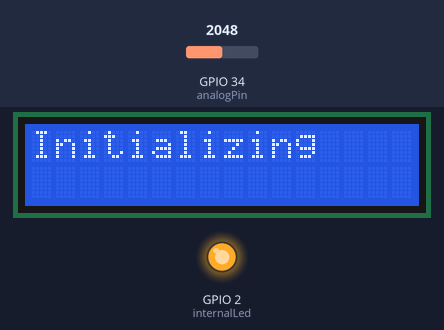
Simulated run of this program. Board: ESP32. Parts: 16×2 character LCD, output pins drawn as LEDs (lit = HIGH). The inputs (shaded band) are chosen by the test bench; at power-on: GPIO 34 (analogPin) = 2048. WiFi joins after 1.5 s; servers stay silent unless stated.

Above: at 2.1 s.
At 4.2 s:
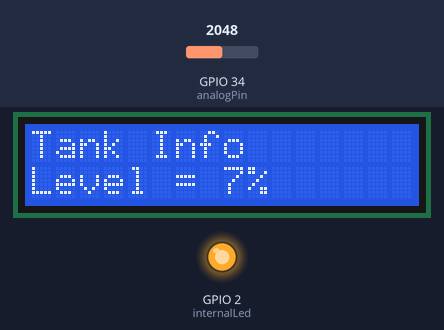
4.3 s: GPIO 34 (analogPin) set to 1860
At 4.8 s:
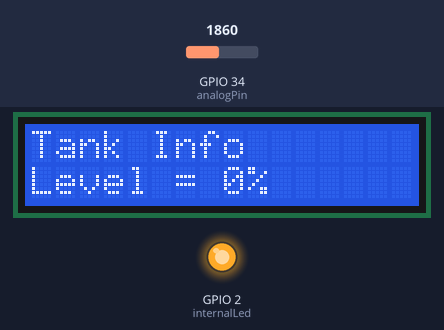
5.8 s: GPIO 34 (analogPin) set to 1940
At 6.6 s:
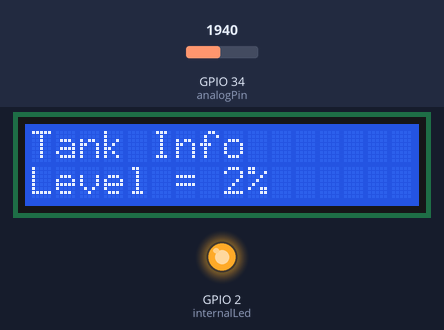
7.3 s: GPIO 34 (analogPin) set to 2866
At 8.0 s:
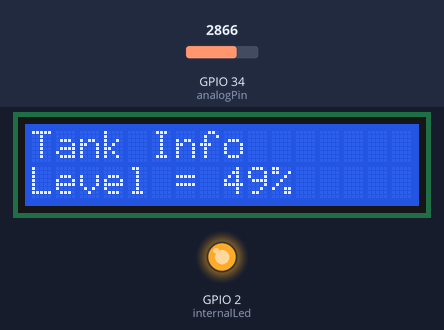
Timing chart, 0 to 10.3 s (numbered marks = the images above; inputs shaded):
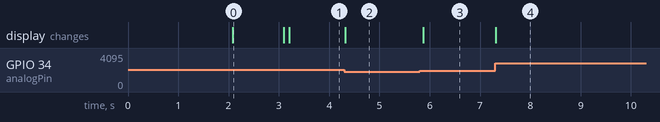

The program:

main.cpp
```cpp
#include <Arduino.h>
#include <WiFi.h>
#include <LiquidCrystal_I2C.h>
#include <ESPAsyncWebServer.h>
#include <ArduinoJson.h>
#include <AsyncTCP.h>

TaskHandle_t lcdTask;
QueueHandle_t levelValueQueue = xQueueCreate(10, sizeof(int));

const char* TAG = "tank level program";

const char* ssid = "tangki-123"; //ssid of hotspot
const char* pass = "tangki123"; //pass of hotspot

//ip, gateway, dns for station mode
IPAddress staIp(192, 168, 1, 45);
IPAddress staGateway(192, 168, 1, 1);
IPAddress staDns(255, 255, 255, 0);

const char* apSsid = "esp32-ap"; //ssid for esp32 access point
const char* apPass = "esp32-pass"; //pass for esp32 access point

//ip, gateway, dns for access point Mode
IPAddress apIp(192, 168, 4, 1);
IPAddress apGateway(192, 168, 4, 1);
IPAddress apDns(255, 255, 255, 0);

unsigned long lastChecked = 0;
unsigned long lastReconnectMillis = 0;

int internalLed = 2;
const int analogPin = 34;
int analogValue = 0;
int percentageValue = 0;

const int maxCapacity = 4; //tank maximum capacity in litre
const int kmPerLitre = 40; //fuel consumption, this is 1:40
float valueInLitre = 0;
const int minValue = 1900; //reading value at empty tank
const int maxValue = 3850; //reading value at max tank

int lcdColumn = 16;
int lcdRow = 2;

LiquidCrystal_I2C lcd(0x27, lcdColumn, lcdRow);
AsyncWebServer server(80);

void createDisplay(LiquidCrystal_I2C &_lcd)
{
  _lcd.setCursor(0,0);
  _lcd.print("Tank Info");
  _lcd.setCursor(0, 1);
  _lcd.print("Level = 0%");
}

void updateDisplay(LiquidCrystal_I2C &_lcd, int value)
{
  String text = "%d";
  _lcd.setCursor(8, 1);
  text.replace("%d", String(value));
  text += "%";
  _lcd.print(text);
  int leftOver = text.length();
  for(int i = 8 + text.length(); i < lcdColumn; i++)
  {
    _lcd.print(" ");
  }
}

void lcdRoutine(void *pvParameter)
{
  const char *_TAG = "lcd routine";
  while (1)
  {
    int buff;
    // ESP_LOGI(_TAG, "update display");
    if (xQueueReceive(levelValueQueue, &buff, portMAX_DELAY) == pdTRUE)
    {
      ESP_LOGI(_TAG, "update display");
      updateDisplay(lcd, buff);
    }
    // vTaskDelay(1000/portTICK_PERIOD_MS);
  }

}

void WiFiGotIP(WiFiEvent_t event, WiFiEventInfo_t info){
  ESP_LOGI(TAG, "Connected to %s\n", WiFi.SSID().c_str());
  ESP_LOGI(TAG, "IP Address : %s\n", WiFi.localIP().toString().c_str());
  ESP_LOGI(TAG, "Subnet : %s\n", WiFi.subnetMask().toString().c_str());
  ESP_LOGI(TAG, "Gateway : %s\n", WiFi.gatewayIP().toString().c_str());
  ESP_LOGI(TAG, "DNS 1 : %s\n", WiFi.dnsIP(0).toString().c_str());
  ESP_LOGI(TAG, "DNS 2 : %s\n", WiFi.dnsIP(1).toString().c_str());
  ESP_LOGI(TAG, "Hostname : %s\n", WiFi.getHostname());
  digitalWrite(internalLed, HIGH);
}

void WiFiStationConnected(WiFiEvent_t event, WiFiEventInfo_t info){
  ESP_LOGI(TAG, "Wifi Connected");
}


void setup() {
  // put your setup code here, to run once:
  pinMode(internalLed, OUTPUT);
  Serial.begin(115200);
  // xTaskCreate(lcdRoutine, "lcd task", 2048, NULL, 1, &lcdTask);
  WiFi.onEvent(WiFiStationConnected, WiFiEvent_t::ARDUINO_EVENT_WIFI_STA_CONNECTED);
  WiFi.onEvent(WiFiGotIP, WiFiEvent_t::ARDUINO_EVENT_WIFI_STA_GOT_IP);
  WiFi.mode(WIFI_MODE_APSTA);
  WiFi.softAPConfig(apIp, apGateway, apDns);
  WiFi.softAP(apSsid, apPass);
  ESP_LOGI(TAG, "Access Point created");
  ESP_LOGI(TAG, "Access Point IP : %s\n", WiFi.softAPIP().toString().c_str());
  // WiFi.config(staIp, staGateway, staDns);
  WiFi.begin(ssid, pass);
  uint8_t timeout = 0;
  while (WiFi.status() != WL_CONNECTED) {
    ESP_LOGI(TAG, ".");
    delay(1000);
    timeout++;
    if (timeout > 5)
    {
      break;
    }
  }

  server.on("/api/get-data", HTTP_GET, [](AsyncWebServerRequest *request)
  {
    JsonDocument doc;

    doc["max_capacity_in_litre"] = maxCapacity;
    doc["km_per_litre"] = kmPerLitre;
    doc["value_in_litre"] = valueInLitre;
    doc["raw_value"] = analogValue;
    doc["percentage"] = percentageValue;

    String output;

    serializeJson(doc, output);
    request->send(200, "application/json", output);
  });

  lcd.init();
  lcd.backlight();
  lcd.setCursor(0,0);
  lcd.print("Initializing");
  delay(1000);
  lcd.clear();
  createDisplay(lcd);
  server.begin();
  lastChecked = millis();
}

void loop() {
  // put your main code here, to run repeatedly:
  // analogValue += 1;
  // analogValue = (analogValue>4095)? 2048 : analogValue;
  analogValue = analogRead(analogPin);
  percentageValue = map(analogValue, minValue, maxValue, 0, 100); //map value to 0 - 100 range
  percentageValue = constrain(percentageValue, 0, 100); //constrain value to  0 - 100, cap the value at 0 and 100
  valueInLitre = (float)percentageValue * maxCapacity / 100; //convert percent into litre
  ESP_LOGI(TAG, "raw value : %d\n", analogValue);
  ESP_LOGI(TAG, "percentage value : %d\n", percentageValue);
  ESP_LOGI(TAG, "value in litre : %.2f L\n", valueInLitre);

  if ((WiFi.status() != WL_CONNECTED) && (millis() - lastReconnectMillis >= 5000)) //reconnect to network
  {
    digitalWrite(internalLed, LOW);
    ESP_LOGI(TAG, "===============Reconnecting to WiFi...========================\n");
    if (WiFi.reconnect())
    {
      lastReconnectMillis = millis();
    }
  }
  if (millis() - lastChecked > 100)
  {
    // xQueueSend(levelValueQueue, &percentageValue, 100);
    updateDisplay(lcd, percentageValue);
    lastChecked = millis();
  }
  delay(10);
}
```

Measured:
- after the input at 4.3 s, the display: changes at once (image 2)
- after the input at 5.8 s, the display: changes after 0.07 s (image 3)
- after the input at 7.3 s, the display: changes at once (image 4)
- what the display in image 0 shows lasts 1.0 s, from 2.1 s to 3.1 s
